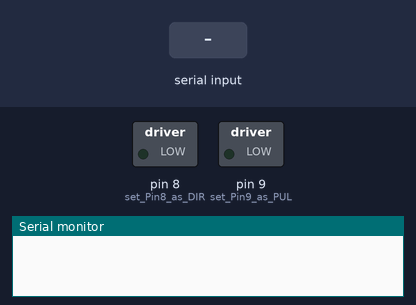
Bench run of a sketch on a simulated Arduino Uno, built with avr-gcc and run on an emulated ATmega328P. On the bench: switched loads named in the sketch (green lamp = pin HIGH), the last lines printed to the serial monitor. Inputs (shaded band) come from the test bench.

Above: at 1.2 s.
1.3 s: byte 1 (1) received over Serial
At 2.5 s:
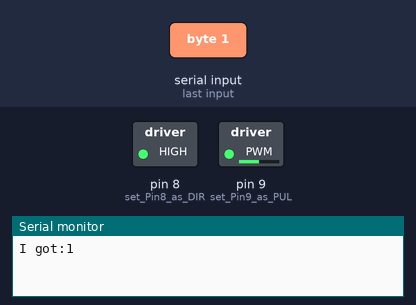
2.8 s: byte 0 (0) received over Serial
At 3.4 s:
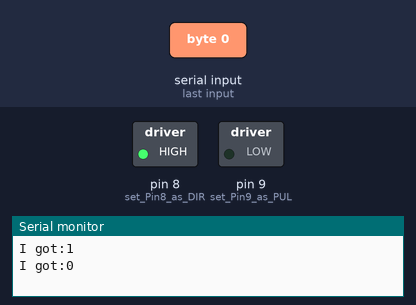
4.3 s: byte 2 (2) received over Serial
At 5.0 s:
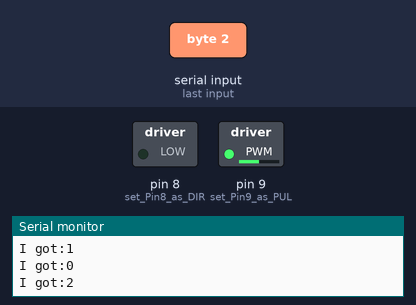
5.8 s: byte 0 (0) received over Serial
At 6.9 s:
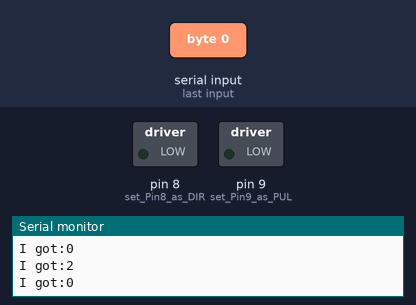
Timing chart, 0 to 8.3 s (numbered marks = the images above; inputs shaded):
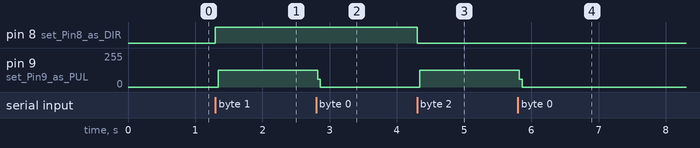

Measured:
- after the input at 1.3 s, pin 8 (set_Pin8_as_DIR): LOW → HIGH at once; pin 9 (set_Pin9_as_PUL): 0/255 → 126/255 at once
- after the input at 2.8 s, pin 9 (set_Pin9_as_PUL): 126/255 → 0/255 at once
- after the input at 4.3 s, pin 8 (set_Pin8_as_DIR): HIGH → LOW at once; pin 9 (set_Pin9_as_PUL): 0/255 → 126/255 at once
- after the input at 5.8 s, pin 9 (set_Pin9_as_PUL): 126/255 → 0/255 at once

The sketch:

StepperController.ino
```cpp
#include <Stepper.h>
#define STEPS 100

Stepper stepper(STEPS, 8, 9, 10, 11);

int incomingByte = 0;
int dir = 0;
int pulseDelaySpeed = 500; //the lower this is the faster it will go

void setup() {
  // set the speed of the motor to 30 RPMs
  pinMode(9,OUTPUT); // set Pin9 as PUL
  pinMode(8,OUTPUT); // set Pin8 as DIR
  Serial.begin(9600);
}

void loop() {
  // put your main code here, to run repeatedly:
  while (Serial.available() > 0) {
    incomingByte = Serial.read();
    if (incomingByte != 10){
      Serial.print("I got:"); // ASCII printable characters
      Serial.println(incomingByte);
      if (incomingByte == 1){
        dir = 1;
        digitalWrite(8,HIGH); // set high level direction
      }
      else if (incomingByte == 0){
//        Serial.println("I got ZERO: "); // ASCII printable characters
        dir = 0;
      }
      else if (incomingByte == 2){
//        Serial.println("I got Two: "); // ASCII printable characters
        dir = 2;
        digitalWrite(8,LOW); // set high level direction
      }
      else if (incomingByte > 10){
        pulseDelaySpeed = (incomingByte - 10) * 10;
      }
//      Serial.print("INCOMING BYTE: "); // ASCII printable characters
//      Serial.println(incomingByte);
//      Serial.print("STEPPER STEP: "); // ASCII printable characters
//      Serial.println(val);
//      stepper.step(val);
    }
  }
  if (dir != 0){
    digitalWrite(9,HIGH); // Output high
    delayMicroseconds(pulseDelaySpeed); // set rotate speed
    digitalWrite(9,LOW); // Output low
    delayMicroseconds(pulseDelaySpeed); // set rotate speed
  }

}
```
